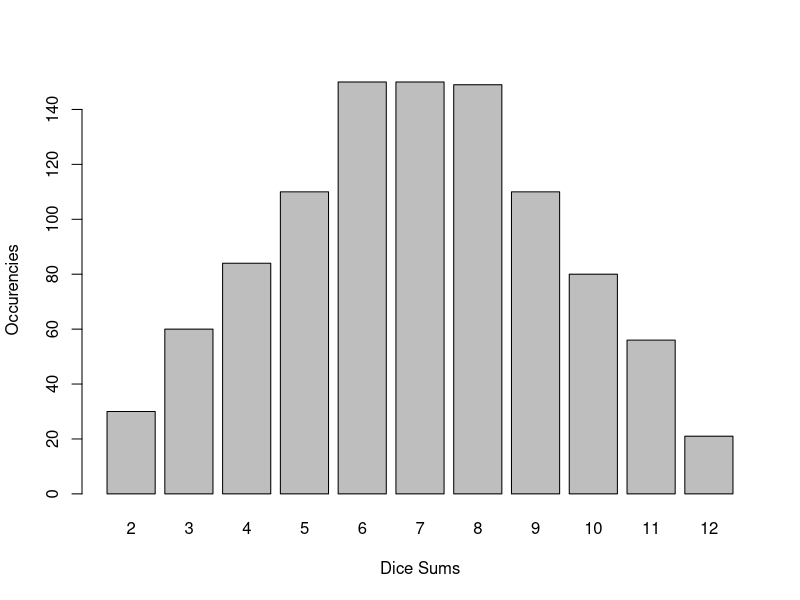

The R script that drew this image:
# cs201_asn_1.R
# Bryn Bijur, s1324044
# CS-201
# Spring 2024

#1
new_vector <- c(1, "one", 2, "two", 3, "three")
print(new_vector)
#The output shows the numbers in quotes because the vector made all the inputs into strings.
int_vector <- c(1, 1.5, 2, 2.5)
print(int_vector)
#The output makes all the numbers as decimals for consistency.

#2
items <- c("spam", "eggs", "beans", "bacon", "sausage")
print(items)
test_items <- items[-3]
print(test_items)
#Removes beans from the item list
no_spam <- items[-1]
print(no_spam)
more_spam <- items[c(1, 2, 5, 1, 1)]
print(more_spam)
added_items <- c(items, "lobster")
print(added_items)

#3
tic_tac_toe_1 <- matrix(c("X", "O", "X", "O", "X", "O", "X", "O", "X"), nrow = 3, ncol = 3)
tic_tac_toe_2 <- c("X", "O", "X", "O", "X", "O", "X", "O", "X")
dim(tic_tac_toe_2) <- c(3, 3)
print(tic_tac_toe_1)
print(tic_tac_toe_2)

#4
#Roll dice 1
die1 <- sample(1:6, 1000, replace = TRUE)
#Roll dice 2
die2 <- sample(1:6, 1000, replace = TRUE)
#Find the sum
dice_sums <- die1 + die2
#Create a table of sums
sum_counts <- table(dice_sums)
#Plot the table
barplot(sum_counts, xlab = "Dice Sums", ylab = "Occurencies")

